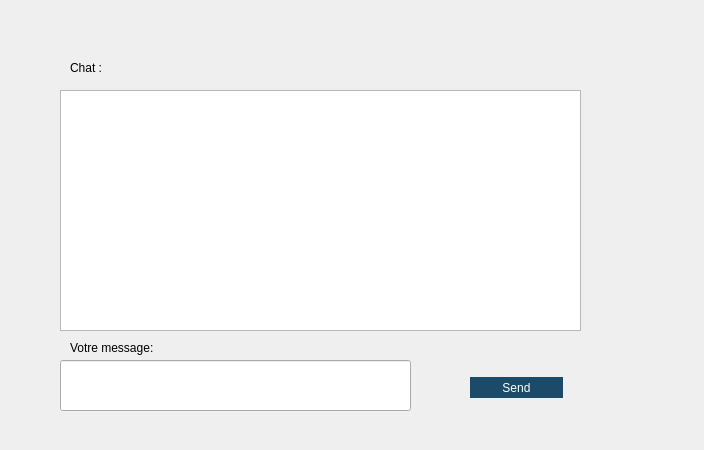
<?xml version="1.0" encoding="UTF-8"?>
<ui version="4.0">
 <class>PMWindow</class>
 <widget class="QMainWindow" name="PMWindow">
  <property name="geometry">
   <rect>
    <x>0</x>
    <y>0</y>
    <width>704</width>
    <height>450</height>
   </rect>
  </property>
  <property name="windowTitle">
   <string>MainWindow</string>
  </property>
  <widget class="QWidget" name="centralwidget">
   <widget class="QTextEdit" name="txtChat">
    <property name="geometry">
     <rect>
      <x>60</x>
      <y>90</y>
      <width>521</width>
      <height>241</height>
     </rect>
    </property>
    <property name="readOnly">
     <bool>true</bool>
    </property>
   </widget>
   <widget class="QPushButton" name="btnSend">
    <property name="geometry">
     <rect>
      <x>470</x>
      <y>377</y>
      <width>93</width>
      <height>21</height>
     </rect>
    </property>
    <property name="styleSheet">
     <string notr="true">background-color:rgb(27, 75, 104);
color:white;
border-radius:15px;</string>
    </property>
    <property name="text">
     <string>Send</string>
    </property>
    <property name="autoDefault">
     <bool>true</bool>
    </property>
    <property name="default">
     <bool>true</bool>
    </property>
   </widget>
   <widget class="QLineEdit" name="txtInput">
    <property name="geometry">
     <rect>
      <x>60</x>
      <y>360</y>
      <width>351</width>
      <height>51</height>
     </rect>
    </property>
   </widget>
   <widget class="QLabel" name="label">
    <property name="geometry">
     <rect>
      <x>-40</x>
      <y>-20</y>
      <width>781</width>
      <height>491</height>
     </rect>
    </property>
    <property name="text">
     <string/>
    </property>
    <property name="pixmap">
     <pixmap resource="resources.qrc">:/images/icons/main.png</pixmap>
    </property>
   </widget>
   <widget class="QLabel" name="label_2">
    <property name="geometry">
     <rect>
      <x>70</x>
      <y>340</y>
      <width>101</width>
      <height>16</height>
     </rect>
    </property>
    <property name="text">
     <string>Votre message:</string>
    </property>
   </widget>
   <widget class="QLabel" name="label_3">
    <property name="geometry">
     <rect>
      <x>70</x>
      <y>60</y>
      <width>56</width>
      <height>16</height>
     </rect>
    </property>
    <property name="text">
     <string>Chat :</string>
    </property>
   </widget>
   <zorder>label</zorder>
   <zorder>txtChat</zorder>
   <zorder>btnSend</zorder>
   <zorder>txtInput</zorder>
   <zorder>label_2</zorder>
   <zorder>label_3</zorder>
  </widget>
 </widget>
 <resources>
  <include location="resources.qrc"/>
 </resources>
 <connections/>
</ui>
